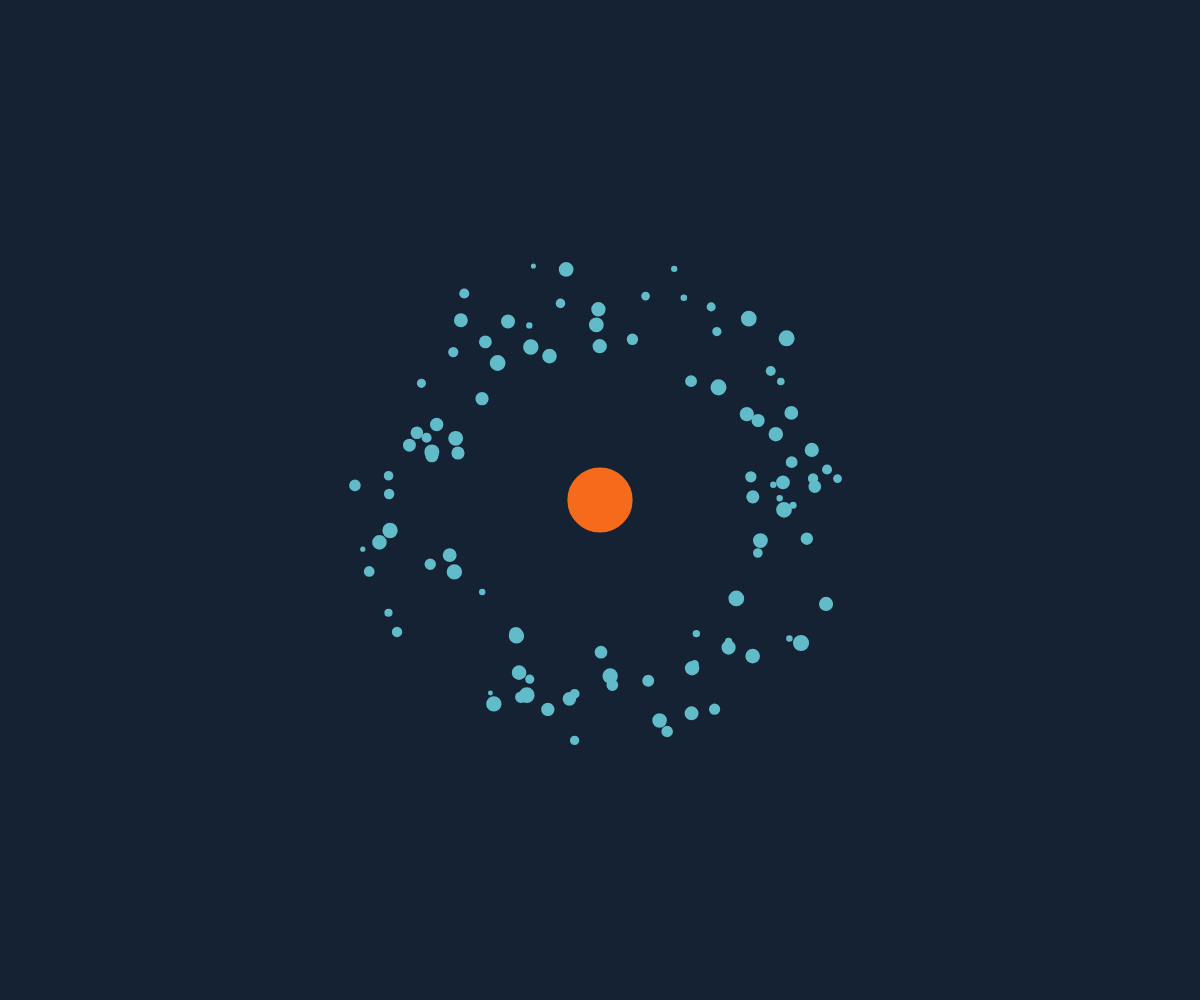
Frame 1 (no input)
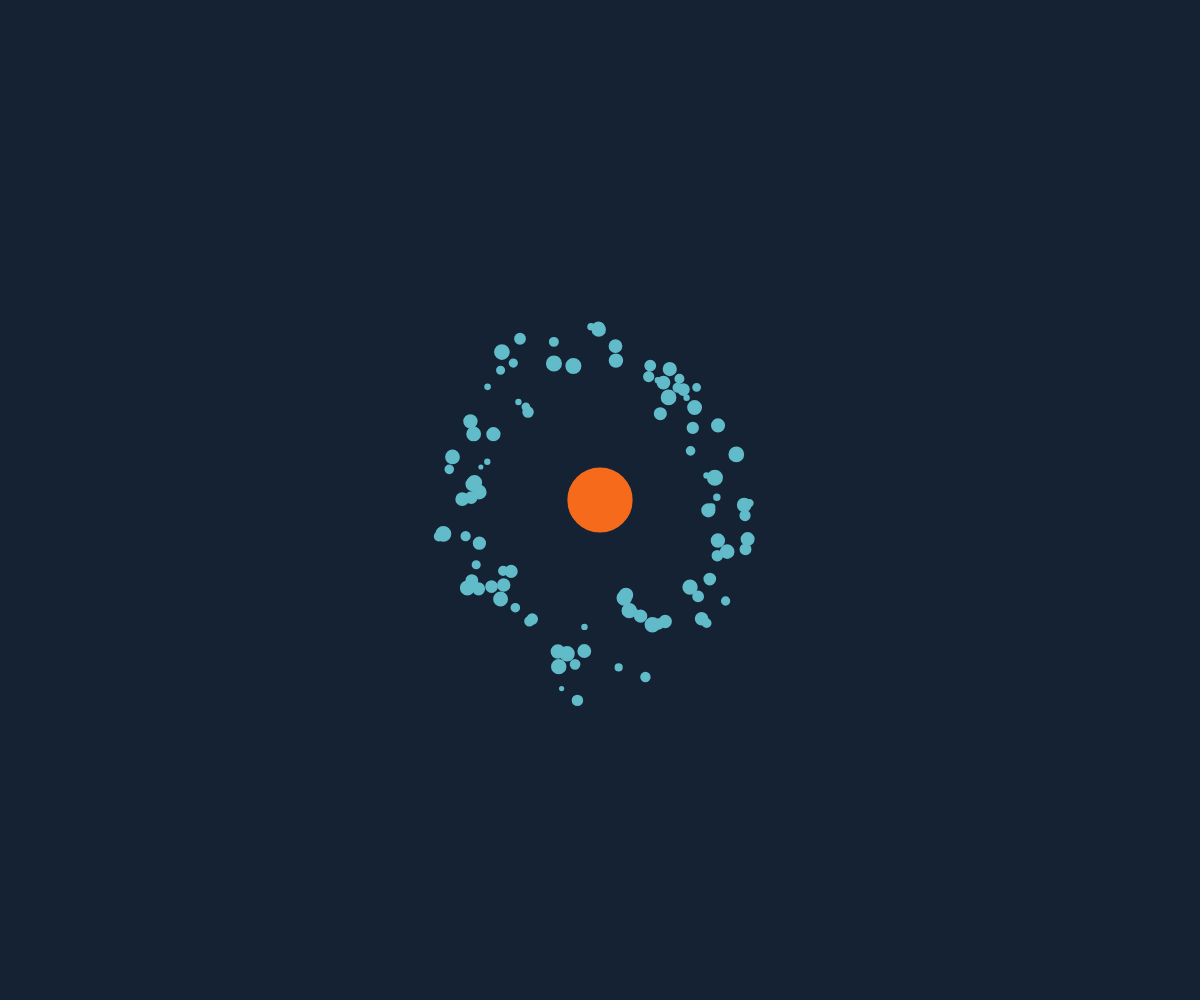
Frame 60 (no input)
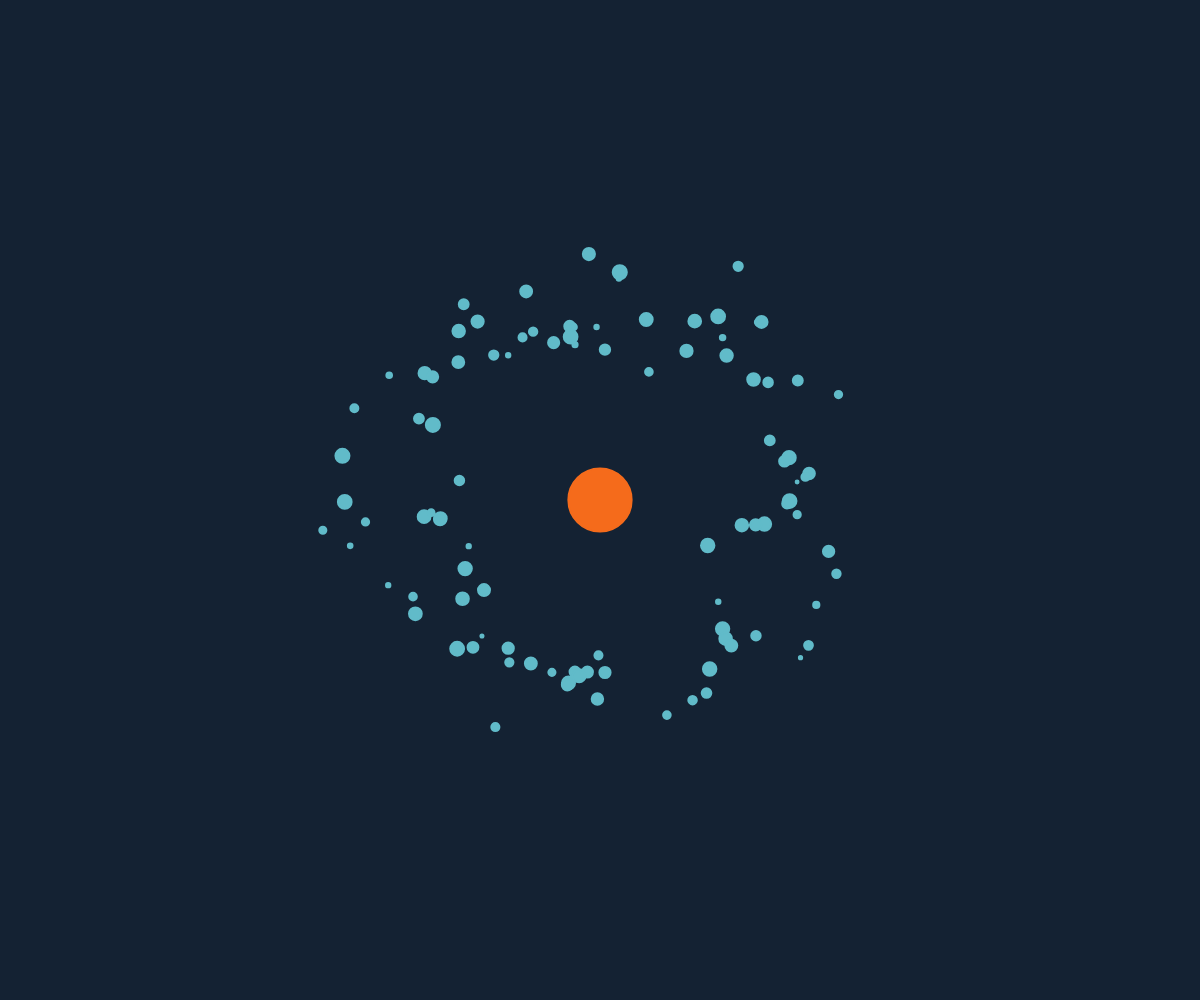
Frame 120 (the mouse pressed at the canvas centre since frame 60)

The p5.js sketch that drew these frames (run headless with seeded random() and noise() and a simulated clock; from frame 60 on, the mouse is pressed at the canvas centre):

// p5.js sketch
// ── sketch.js
// Mutual Attract// The Nature of Code
// https://thecodingtrain.com/tracks/the-nature-of-code-2/noc/2-forces/6-mutual-attraction

let movers = [];
let sun;

function setup() {
  createCanvas(windowWidth, windowHeight);
  for (let i = 0; i < 100; i++) {
    let pos = p5.Vector.random2D();
    let vel = pos.copy();
    vel.setMag(random(10,15));
    pos.setMag(random(150, 250));
    vel.rotate(PI / 2);
    let m = random(2, 50);
    movers[i] = new Mover(pos.x, pos.y, vel.x, vel.y, m);
  }
  sun = new Mover(0, 0, 0, 0, 1000);
  background(255);
}

function draw() {
  background(20, 34, 51);
  translate(width / 2, height / 2);

  for (let mover of movers) {
    sun.attract(mover);
    for (let other of movers) {
      if (mover !== other) {
        mover.attract(other);
        stroke(255);
        // strokeWeight(2);
        // line(mover.pos.x, mover.pos.y, other.pos.x, other.pos.y);
      }
    }
  }

  for (let mover of movers) {
    mover.update();
    mover.show(false);
  }

  sun.show(true);
}

// ── mover.js
class Mover {
  constructor(x, y, vx, vy, m) {
    this.pos = createVector(x, y);
    this.vel = createVector(vx, vy);
    this.acc = createVector(0, 0);
    this.mass = m;
    this.r = sqrt(this.mass) * 1;
    this.color = color(97, 187, 201);
  }

  applyForce(force) {
    let f = p5.Vector.div(force, this.mass);
    this.acc.add(f);
  }

  attract(mover) {
    let force = p5.Vector.sub(this.pos, mover.pos);
    let distanceSq = constrain(force.magSq(), 100, 1000);
    let G = 0.5;
    let strength = (G * (this.mass * mover.mass)) / distanceSq;
    force.setMag(strength);
    mover.applyForce(force);
  }

  update() {
    this.vel.add(this.acc);
    this.pos.add(this.vel);
    this.acc.set(0, 0);
  }

  show(sun) {
    if (sun) {
      stroke(245, 107, 27);
      fill(245, 107, 27);
    } else {
      stroke(this.color);
      fill(this.color);
    }
    strokeWeight(2);

    ellipse(this.pos.x, this.pos.y, this.r * 2);
  }
}
